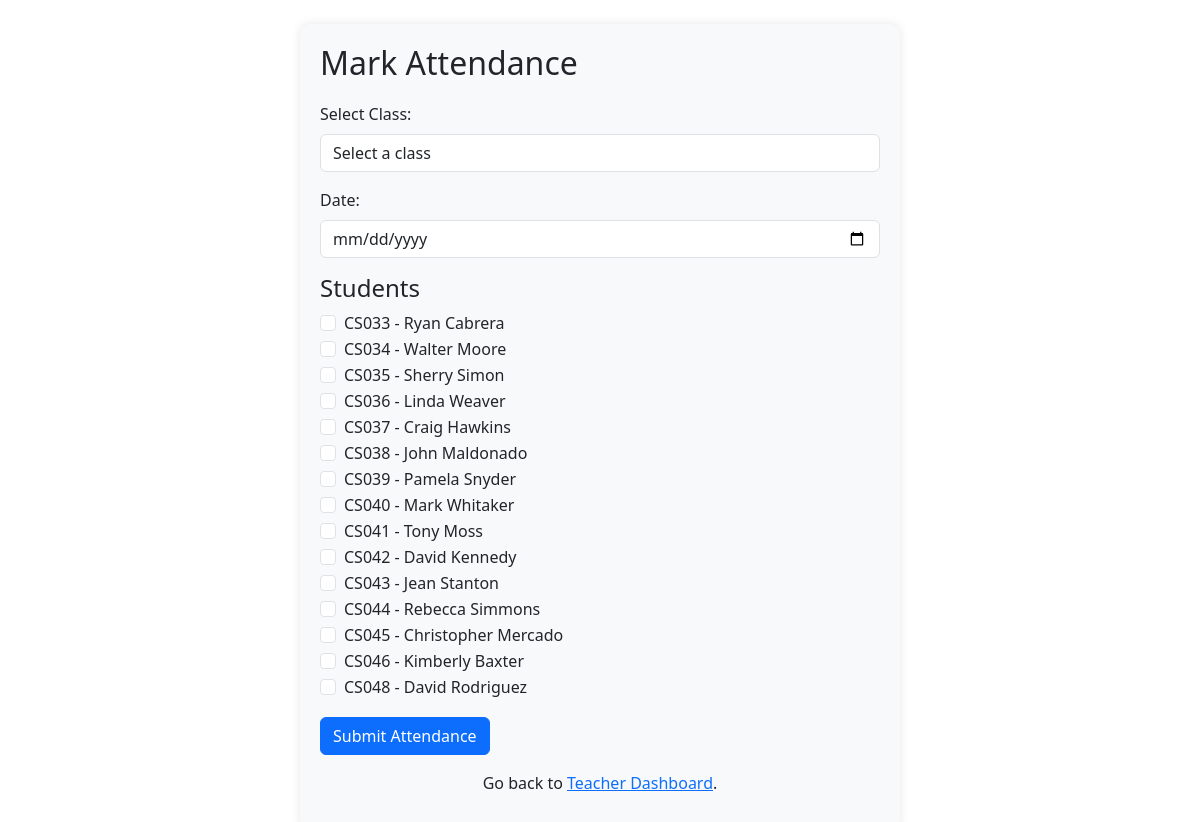
Page /mark_attendance?class_id=5 (signed in) on the committed database.
### tables this page shows
CREATE TABLE Student (
                    id INTEGER PRIMARY KEY AUTOINCREMENT,
                    name TEXT NOT NULL,
                    email TEXT UNIQUE NOT NULL,
                    password TEXT NOT NULL,
                    roll_number TEXT UNIQUE NOT NULL,
                    class_id INTEGER,
                    user_id INTEGER,
                    FOREIGN KEY (class_id) REFERENCES Class(id)
                    FOREIGN KEY (user_id) REFERENCES users(id)
                   );

### app.py (the view, shortened to what this page needs)
@app.route('/mark_attendance', methods=['GET', 'POST'])
@teacher_required
def mark_attendance():
    conn = sqlite3.connect(DB_PATH)
    cursor = conn.cursor()
    teacher_id = session['user_id']
    cursor.execute('''SELECT Class.id, Class.name
    FROM Class
    JOIN TeacherClassSubject ON Class.id = TeacherClassSubject.class_id
    WHERE TeacherClassSubject.teacher_id = ?
    ''', (teacher_id,))
    print(teacher_id)
    classes = cursor.fetchall()
    print(classes)
    selected_class_id = request.args.get('class_id')
    selected_date = request.args.get('date')
    students = []
    if selected_class_id:
        cursor.execute("SELECT id, name, roll_number FROM Student WHERE class_id = ?", (selected_class_id,))
        students = cursor.fetchall()
    conn.close()
    return render_template('mark_attendance.html', classes=classes, students=students, selected_class_id=selected_class_id, selected_date=selected_date,teacher_id = teacher_id)

### app.py (called while the page is built)
@login_manager.user_loader
def load_user(user_id):
    conn = sqlite3.connect(DB_PATH)
    cursor = conn.cursor()
    cursor.execute("SELECT id, email, role FROM users WHERE id = ?", (user_id,))
    user = cursor.fetchone()
    conn.close()
    if user:
        return User(id=user[0], email=user[1], role=user[2])
    return None

def teacher_required(f):
    @wraps(f)
    def decorated_function(*args, **kwargs):
        if 'user_id' not in session or session.get('role') != 'teacher':
            return "Access Denied: Teachers Only", 403
        return f(*args, **kwargs)
    return decorated_function

### templates/mark_attendance.html (shortened to what this page needs)
</html><!DOCTYPE html>
<html lang="en">
<head>
    <link rel="stylesheet" href="https://cdn.jsdelivr.net/npm/bootstrap@5.3.0/dist/css/bootstrap.min.css">
</head>
<body class="container mt-4">
    <div class="form-container">
        <h2 class="form-header">Mark Attendance</h2>
        <form action="{{ url_for('mark_attendance') }}" method="POST">
            <div class="mb-3">
                <label for="class_id" class="form-label">Select Class:</label>
                <select id="class_id" name="class_id" class="form-control" required onchange="loadStudents()">
                    <option value="">Select a class</option>
                </select>
            </div>
            <div class="mb-3">
                <label for="date" class="form-label">Date:</label>
                <input type="date" id="date" name="date" class="form-control" value="{{ selected_date }}" required>
            </div>
            {% if students %}
                <h4>Students</h4>
                {% for student in students %}
                    <div class="form-check">
                        <input class="form-check-input" type="checkbox" name="{{ student[0] }}" value="Present">
                        <label class="form-check-label">{{ student[2] }} - {{ student[1] }}</label>
                    </div>
                {% endfor %}
            {% endif %}
            <button type="submit" class="btn btn-primary mt-3">Submit Attendance</button>
            <br>
            <div>
                <p class="text-center mt-3">Go back to <a href="{{ url_for('teacher_dashboard',teacher_id = teacher_id) }}">Teacher Dashboard</a>.</p>
            </div>
        </form>
    </div>
</body>
</html>

### templates/mark_attendance.html (style rules this page uses)
.form-container { max-width: 600px; margin: auto; padding: 20px; background-color: #f8f9fa; border-radius: 10px; box-shadow: 0 0 10px rgba(0, 0, 0, 0.1); }
.form-header { margin-bottom: 20px; }

### rows in the picture
Student: roll_number "CS033", name "Ryan Cabrera"
Student: roll_number "CS034", name "Walter Moore"
Student: roll_number "CS035", name "Sherry Simon"
Student: roll_number "CS036", name "Linda Weaver"
Student: roll_number "CS037", name "Craig Hawkins"
Student: roll_number "CS038", name "John Maldonado"
Student: roll_number "CS039", name "Pamela Snyder"
Student: roll_number "CS040", name "Mark Whitaker"
Student: roll_number "CS041", name "Tony Moss"
Student: roll_number "CS042", name "David Kennedy"
Student: roll_number "CS043", name "Jean Stanton"
Student: roll_number "CS044", name "Rebecca Simmons"
Student: roll_number "CS045", name "Christopher Mercado"
Student: roll_number "CS046", name "Kimberly Baxter"
Student: roll_number "CS048", name "David Rodriguez"
